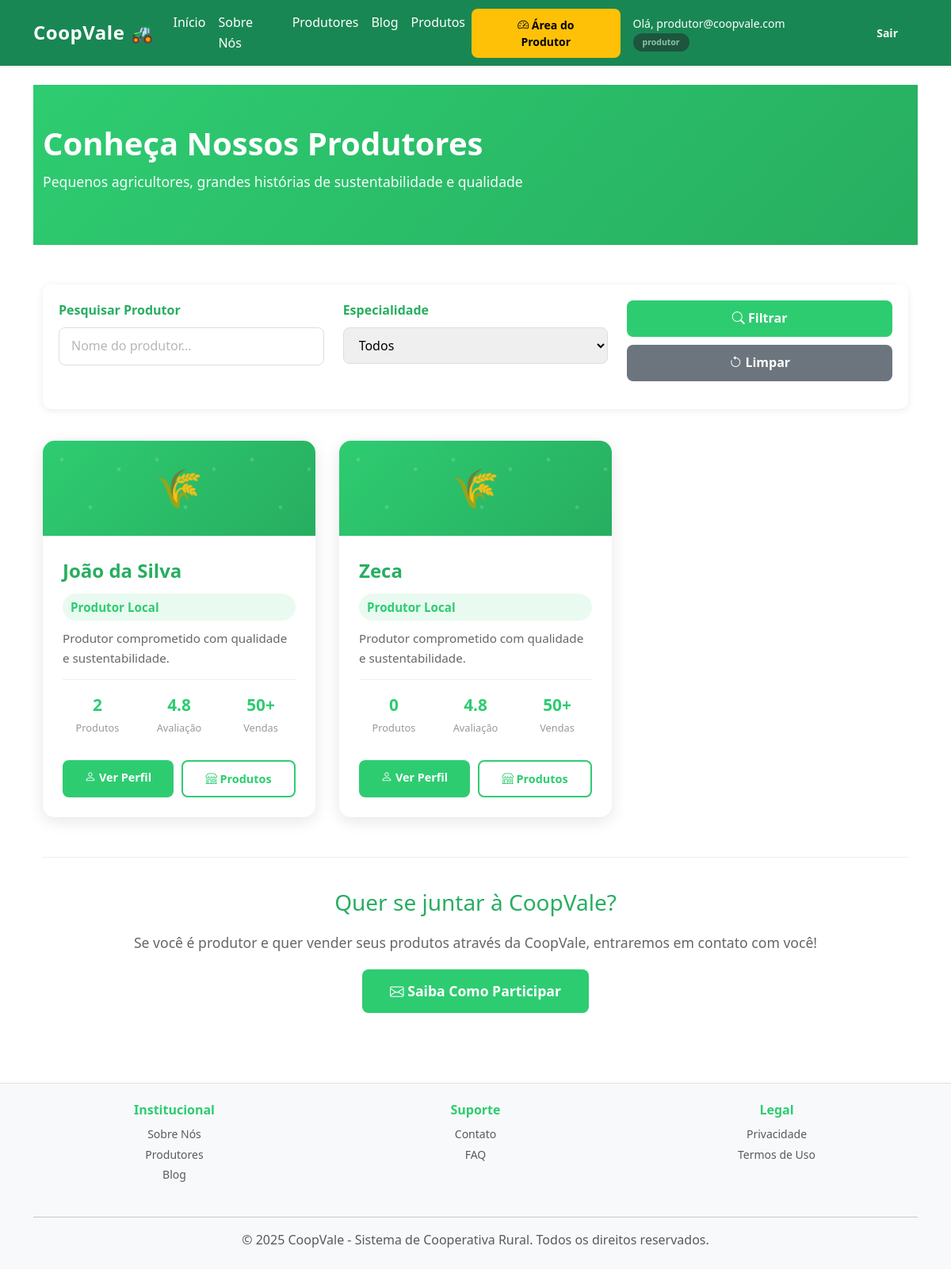
Page /institucional/produtores (signed in) on the committed database.
### app/models/models.py (models this page shows)
class Usuario(db.Model, UserMixin):
    id = db.Column(db.Integer, primary_key=True)
    email = db.Column(db.String(120), unique=True, nullable=False)
    senha_hash = db.Column(db.String(255), nullable=False)
    tipo_usuario = db.Column(db.String(20), nullable=False)
    ativo = db.Column(db.Boolean, default=True)
    produtor = db.relationship("Produtor", backref="usuario", uselist=False)
    cliente = db.relationship("Cliente", backref="usuario", uselist=False)
    @property
    def is_active(self):
        return self.ativo

class Produtor(db.Model):
    id = db.Column(db.Integer, primary_key=True)
    usuario_id = db.Column(db.Integer, db.ForeignKey(
        "usuario.id"), unique=True, nullable=False)
    nome = db.Column(db.String(100), nullable=False)
    cpf = db.Column(db.String(14))
    telefone = db.Column(db.String(20))
    endereco = db.Column(db.Text)
    certificacoes = db.Column(db.Text)
    produtos = db.relationship("Produto", backref="produtor", lazy=True)
    categorias = db.relationship('Categoria', secondary=produtor_categoria,
                                 lazy='subquery', backref=db.backref('produtores', lazy=True))

### app/blueprints/institucional/routes.py (the view)
@institucional_bp.route('/produtores')
def produtores():
    produtores = Produtor.query.join(Usuario).filter(Usuario.ativo == True).all()
    return render_template('institucional/produtores.html', produtores=produtores)

### app/templates/institucional/produtores.html (shortened to what this page needs)
{% extends "base.html" %}
{% block conteudo %}
<section class="produtores-header">
    <div class="container">
        <h1>Conheça Nossos Produtores</h1>
        <p>Pequenos agricultores, grandes histórias de sustentabilidade e qualidade</p>
    </div>
</section>
<div class="container">
    <div class="filter-section">
        <div class="row">
            <div class="col-md-4 filter-group">
                <label for="pesquisa">Pesquisar Produtor</label>
                <input type="text" id="pesquisa" placeholder="Nome do produtor..." class="filter-input">
            </div>
            <div class="col-md-4 filter-group">
                <label for="especialidade">Especialidade</label>
                <select id="especialidade" class="filter-input">
                    <option value="">Todos</option>
                </select>
            </div>
            <div class="col-md-4 filter-group" style="display: flex; flex-direction: column; justify-content: flex-end;">
                <button class="btn-filter">
                    <i class="bi bi-search"></i> Filtrar
                </button>
                <button class="btn-filter btn-filter-reset">
                    <i class="bi bi-arrow-counterclockwise"></i> Limpar
                </button>
            </div>
        </div>
    </div>
    <div class="produtores-grid">
        {% if produtores %}
            {% for produtor in produtores %}
            <div class="produtor-card">
                <div class="produtor-banner">
                    <span>🌾</span>
                </div>
                <div class="produtor-info">
                    <div class="produtor-name">{{ produtor.nome }}</div>
                    {% if produtor.especialidade %}
                    <span class="produtor-especialidade">{{ produtor.especialidade }}</span>
                    {% else %}
                    <span class="produtor-especialidade">Produtor Local</span>
                    {% endif %}
                    <p class="produtor-desc">
                        {{ produtor.descricao if produtor.descricao else 'Produtor comprometido com qualidade e sustentabilidade.' }}
                    </p>
                    <div class="produtor-stats">
                        <div class="produtor-stat">
                            <div class="produtor-stat-number">{{ produtor.produtos|length if produtor.produtos else '0' }}</div>
                            <div class="produtor-stat-label">Produtos</div>
                        </div>
                        <div class="produtor-stat">
                            <div class="produtor-stat-number">4.8</div>
                            <div class="produtor-stat-label">Avaliação</div>
                        </div>
                        <div class="produtor-stat">
                            <div class="produtor-stat-number">50+</div>
                            <div class="produtor-stat-label">Vendas</div>
                        </div>
                    </div>
                    <div class="produtor-actions">
                        <a href="{{ url_for('produtor.ver_perfil') }}" class="btn-perfil">
                            <i class="bi bi-person"></i> Ver Perfil
                        </a>
                        <a href="{{ url_for('produtos.listar_produtos') }}?produtor={{ produtor.id }}" class="btn-produtos">
                            <i class="bi bi-shop"></i> Produtos
                        </a>
                    </div>
                </div>
            </div>
            {% endfor %}
        {% endif %}
    </div>
    <div class="text-center" style="padding: 40px 0; margin-top: 40px; border-top: 1px solid #eee;">
        <h3 style="color: #27ae60; margin-bottom: 20px;">Quer se juntar à CoopVale?</h3>
        <p style="color: #666; margin-bottom: 20px; font-size: 1.1rem;">
            Se você é produtor e quer vender seus produtos através da CoopVale, entraremos em contato com você!
        </p>
        <a href="{{ url_for('institucional.contato') }}" class="btn btn-success btn-lg">
            <i class="bi bi-envelope"></i> Saiba Como Participar
        </a>
    </div>
</div>
{% endblock %}

### app/templates/base.html (shortened to what this page needs)
<!DOCTYPE html>
<html lang="pt-br">
<head>
    <link href="https://cdn.jsdelivr.net/npm/bootstrap@5.3.0/dist/css/bootstrap.min.css" rel="stylesheet">
    <link rel="stylesheet" href="https://cdn.jsdelivr.net/npm/bootstrap-icons@1.10.5/font/bootstrap-icons.css">
    <link rel="stylesheet" href="{{ url_for('static', filename='style.css') }}">
</head>
<body>
    <nav class="navbar navbar-expand-lg navbar-dark bg-success mb-4 shadow-sm">
        <div class="container">
            <a class="navbar-brand fw-bold" href="{{ url_for('institucional.home') }}">CoopVale 🚜</a>
            <div class="collapse navbar-collapse" id="navbarNav">
                <ul class="navbar-nav me-auto">
                    <li class="nav-item"><a class="nav-link text-white" href="{{ url_for('institucional.home') }}">Início</a></li>
                    <li class="nav-item"><a class="nav-link text-white" href="{{ url_for('institucional.sobre') }}">Sobre Nós</a></li>
                    <li class="nav-item"><a class="nav-link text-white" href="{{ url_for('institucional.produtores') }}">Produtores</a></li>
                    <li class="nav-item"><a class="nav-link text-white" href="{{ url_for('institucional.blog') }}">Blog</a></li>
                    <li class="nav-item"><a class="nav-link text-white" href="{{ url_for('produtos.listar_produtos') }}">Produtos</a></li>
                </ul>
                <div class="d-flex align-items-center gap-2">
                    {% if current_user.is_authenticated %}
                    {% if current_user.tipo_usuario == 'produtor' %}
                    <a href="{{ url_for('produtor.painel') }}" class="btn btn-warning btn-sm fw-bold">
                        <i class="bi bi-speedometer2"></i> Área do Produtor
                    </a>
                    {% endif %}
                    <span class="text-white ms-2 small">
                        Olá, {{ current_user.email }}
                        <span class="badge bg-dark opacity-50">{{ current_user.tipo_usuario }}</span>
                    </span>
                    <a href="{{ url_for('auth.logout') }}" class="btn btn-outline-light btn-sm ms-2">Sair</a>
                    {% else %}
                    <a href="{{ url_for('auth.login') }}" class="btn btn-light btn-sm">Entrar</a>
                    <a href="{{ url_for('auth.registro') }}" class="btn btn-outline-light btn-sm">Criar Conta</a>
                    {% endif %}
                </div>
            </div>
        </div>
    </nav>
    <div class="container" style="min-height: 80vh;">
        {% block conteudo %}{% endblock %}
    </div>
    <footer class="bg-light text-center py-4 mt-5 border-top">
        <div class="container">
            <div class="row mb-4">
                <div class="col-md-4 text-center">
                    <h6 class="fw-bold text-success mb-2">Institucional</h6>
                    <ul style="list-style: none; padding: 0;">
                        <li><a href="{{ url_for('institucional.sobre') }}" class="text-muted text-decoration-none small">Sobre Nós</a></li>
                        <li><a href="{{ url_for('institucional.produtores') }}" class="text-muted text-decoration-none small">Produtores</a></li>
                        <li><a href="{{ url_for('institucional.blog') }}" class="text-muted text-decoration-none small">Blog</a></li>
                    </ul>
                </div>
                <div class="col-md-4 text-center">
                    <h6 class="fw-bold text-success mb-2">Suporte</h6>
                    <ul style="list-style: none; padding: 0;">
                        <li><a href="{{ url_for('institucional.contato') }}" class="text-muted text-decoration-none small">Contato</a></li>
                        <li><a href="{{ url_for('institucional.faq') }}" class="text-muted text-decoration-none small">FAQ</a></li>
                    </ul>
                </div>
                <div class="col-md-4 text-center">
                    <h6 class="fw-bold text-success mb-2">Legal</h6>
                    <ul style="list-style: none; padding: 0;">
                        <li><a href="{{ url_for('institucional.privacidade') }}" class="text-muted text-decoration-none small">Privacidade</a></li>
                        <li><a href="{{ url_for('institucional.termos') }}" class="text-muted text-decoration-none small">Termos de Uso</a></li>
                    </ul>
                </div>
            </div>
            <hr>
            <p class="text-muted mb-0">© 2025 CoopVale - Sistema de Cooperativa Rural. Todos os direitos reservados.</p>
        </div>
    </footer>
</body>
</html>

### app/static/style.css (style rules this page uses)
:root { --primary-color: #2ecc71; --primary-dark: #27ae60; --secondary-color: #f39c12; --light-bg: #f8f9fa; --border-color: #e0e0e0; --text-dark: #333; --text-muted: #666; }
* { margin: 0; padding: 0; box-sizing: border-box; }
html, body { height: 100%; }
body { font-family: 'Segoe UI', Tahoma, Geneva, Verdana, sans-serif; color: var(--text-dark); background-color: #fff; line-height: 1.6; }
.navbar { box-shadow: 0 2px 10px rgba(0, 0, 0, 0.1); transition: all 0.3s ease; }
.navbar-brand { font-size: 1.5rem; letter-spacing: 0.5px; }
.btn { border-radius: 8px; font-weight: 600; transition: all 0.3s ease; border: none; padding: 10px 25px; }
.btn-success { background-color: var(--primary-color); border-color: var(--primary-color); }
.btn-lg { padding: 14px 35px; font-size: 1.1rem; }
a { color: var(--primary-color); text-decoration: none; transition: all 0.3s ease; }
.badge { padding: 6px 12px; border-radius: 20px; font-weight: 600; }
footer { margin-top: auto; background-color: var(--light-bg); border-top: 1px solid var(--border-color); }
footer a { color: var(--text-muted); }
.text-success { color: var(--primary-color) !important; }
.shadow-sm { box-shadow: 0 1px 3px rgba(0, 0, 0, 0.1) !important; }
::placeholder { color: #999; opacity: 0.7; }

### app/templates/institucional/produtores.html (style rules this page uses)
.produtores-header { background: linear-gradient(135deg, #2ecc71 0%, #27ae60 100%); color: white; padding: 50px 0; margin-bottom: 50px; }
.produtores-header h1 { font-size: 2.5rem; font-weight: 700; margin-bottom: 10px; }
.produtores-header p { font-size: 1.1rem; opacity: 0.95; }
.filter-section { background: white; padding: 20px; border-radius: 10px; margin-bottom: 40px; box-shadow: 0 2px 10px rgba(0,0,0,0.08); }
.filter-group { margin-bottom: 15px; }
.filter-group label { font-weight: 600; color: #27ae60; margin-bottom: 8px; display: block; }
.filter-group input, .filter-group select { width: 100%; padding: 10px 15px; border: 1px solid #ddd; border-radius: 8px; font-size: 1rem; transition: border-color 0.3s; }
.btn-filter { background: #2ecc71; color: white; border: none; padding: 10px 25px; border-radius: 8px; font-weight: 600; cursor: pointer; transition: all 0.3s; width: 100%; }
.btn-filter-reset { background: #6c757d; margin-top: 10px; }
.produtores-grid { display: grid; grid-template-columns: repeat(auto-fill, minmax(300px, 1fr)); gap: 30px; margin-bottom: 50px; }
.produtor-card { background: white; border-radius: 15px; overflow: hidden; box-shadow: 0 5px 20px rgba(0,0,0,0.1); transition: all 0.3s ease; display: flex; flex-direction: column; }
.produtor-banner { background: linear-gradient(135deg, #2ecc71 0%, #27ae60 100%); height: 120px; display: flex; align-items: center; justify-content: center; font-size: 3rem; color: white; position: relative; overflow: hidden; }
.produtor-banner::before { content: ''; position: absolute; top: 0; left: 0; right: 0; bottom: 0; opacity: 0.5; }
.produtor-banner span { position: relative; z-index: 1; }
.produtor-info { padding: 25px; flex-grow: 1; display: flex; flex-direction: column; }
.produtor-name { font-size: 1.5rem; font-weight: 700; color: #27ae60; margin-bottom: 10px; }
.produtor-especialidade { color: #2ecc71; font-size: 0.95rem; font-weight: 600; margin-bottom: 10px; padding: 5px 10px; background: rgba(46, 204, 113, 0.1); border-radius: 20px; display: inline-block; }
.produtor-desc { color: #666; font-size: 0.95rem; line-height: 1.6; margin-bottom: 15px; flex-grow: 1; }
.produtor-stats { display: flex; gap: 15px; margin-bottom: 15px; padding-top: 15px; border-top: 1px solid #eee; }
.produtor-stat { text-align: center; flex: 1; }
.produtor-stat-number { font-size: 1.3rem; font-weight: 700; color: #2ecc71; }
.produtor-stat-label { font-size: 0.8rem; color: #999; margin-top: 2px; }
.produtor-actions { display: flex; gap: 10px; margin-top: 15px; }
.produtor-actions a { flex: 1; padding: 10px; text-align: center; border-radius: 8px; font-weight: 600; font-size: 0.9rem; text-decoration: none; transition: all 0.3s; }
.btn-perfil { background: #2ecc71; color: white; border: none; }
.btn-produtos { background: transparent; color: #2ecc71; border: 2px solid #2ecc71; }

### rows in the picture
Usuario: email "produtor@coopvale.com", tipo_usuario "produtor"
Produtor: nome "João da Silva", descricao "Produtor comprometido com qualidade e sustentabilidade.", produtos|length "2"
Produtor: nome "Zeca", descricao "Produtor comprometido com qualidade e sustentabilidade.", produtos|length "0"
